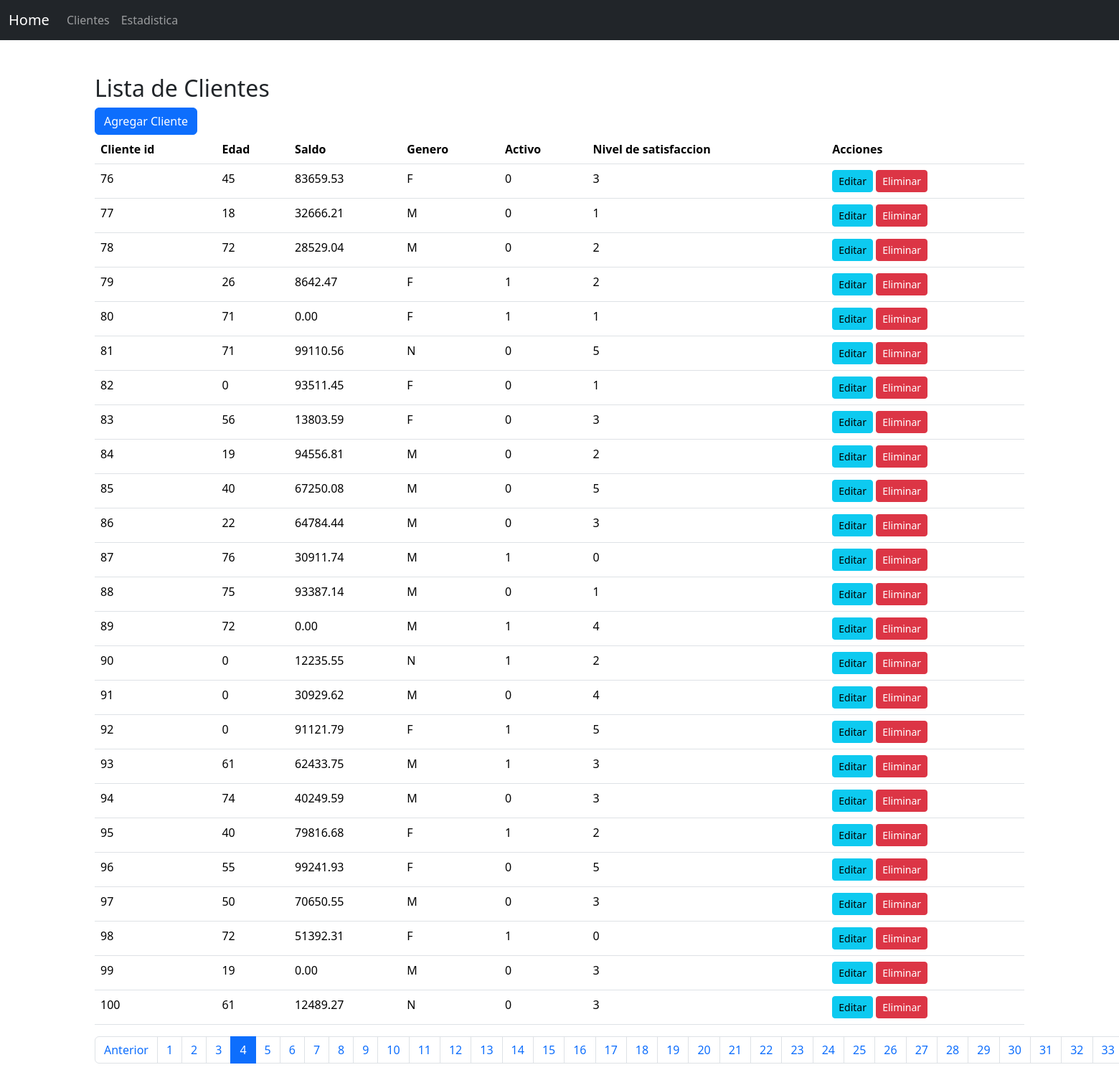
Screenshot of /clientes/?page=4 with the database file from the repository.
### api/models.py (models this page shows, shortened)
class Cliente(models.Model):
    ESTADO_CHOICES = [
        (1, 'Activo'),
        (0, 'Inactivo'),
    ]
    NIVEL_SATISFACCION_CHOICES = [
        (0,'No informado'),
        (1, 'Muy Insatisfecho'),
        (2, 'Insatisfecho'),
        (3, 'Neutral'),
        (4, 'Satisfecho'),
        (5, 'Muy Satisfecho'),
    ]
    GENERO_CHOICES = [
        ('M', 'Masculino'),
        ('F', 'Femenino'),
        ('N', 'No informado'),
    ]
    Cliente_id = models.AutoField(primary_key=True)
    Edad = models.PositiveSmallIntegerField()
    Saldo = models.DecimalField(max_digits=10, decimal_places=2)
    Genero = models.CharField(max_length=1, choices=GENERO_CHOICES, default='M')
    Activo = models.IntegerField(choices=ESTADO_CHOICES, default=1)
    Nivel_de_Satisfaccion = models.IntegerField(choices=NIVEL_SATISFACCION_CHOICES, default=3)

### api/views.py (the view)
# urls.py: path('clientes/', views.listar_clientes, name='listar_clientes'),
def listar_clientes(request):
    clientes = Cliente.objects.all()
    pg = Paginator(clientes, 25)
    page_number = request.GET.get('page')
    page_obj = pg.get_page(page_number)
    return render(request, 'listClientes.html', {'page_obj': page_obj})

### api/templates/listClientes.html (shortened to what this page needs)
{% extends "home.html" %}
{% block content %}
<div class="container mt-5">
  <h2>Lista de Clientes</h2>
  <a href="{% url 'agregar_cliente' %}" class="btn btn-primary">Agregar Cliente</a>
  <table class="table">
    <thead>
      <tr>
        <th scope="col">Cliente id</th>
        <th scope="col">Edad</th>
        <th scope="col">Saldo</th>
        <th scope="col">Genero</th>
        <th scope="col">Activo</th>
        <th scope="col">Nivel de satisfaccion</th>
        <th scope="col">Acciones</th>
      </tr>
    </thead>
    <tbody>
      {% for cliente in page_obj %}
        <tr>
          <td>{{ cliente.Cliente_id }}</td>
          <td>{{ cliente.Edad }}</td>
          <td>{{ cliente.Saldo }}</td>
          <td>{{ cliente.Genero }}</td>
          <td>{{ cliente.Activo }}</td>
          <td>{{ cliente.Nivel_de_Satisfaccion }}</td>
          <td>
            <a href="{% url 'editar_cliente' cliente.Cliente_id %}" class="btn btn-info btn-sm">Editar</a>
            <form action="{% url 'eliminar_cliente' cliente.Cliente_id %}" method="POST" style="display:inline;">
              <button type="submit" class="btn btn-danger btn-sm">Eliminar</button>
            </form>
          </td>
        </tr>
      {% endfor %}
    </tbody>
  </table>
  <nav>
    <ul class="pagination">
      {% if page_obj.has_previous %}
        <li class="page-item">
          <a class="page-link" href="?page={{ page_obj.previous_page_number }}">Anterior</a>
        </li>
      {% endif %}
      {% for num in page_obj.paginator.page_range %}
        <li class="page-item {% if page_obj.number == num %}active{% endif %}">
          <a class="page-link" href="?page={{ num }}">{{ num }}</a>
        </li>
      {% endfor %}
    </ul>
  </nav>
</div>
{% endblock %}

### rows the page displays
Cliente: Cliente_id "76", Edad "45", Saldo "83659.53", Genero "F", Activo "0", Nivel_de_Satisfaccion "3"
Cliente: Cliente_id "77", Edad "18", Saldo "32666.21", Genero "M", Activo "0", Nivel_de_Satisfaccion "1"
Cliente: Cliente_id "78", Edad "72", Saldo "28529.04", Genero "M", Activo "0", Nivel_de_Satisfaccion "2"
Cliente: Cliente_id "79", Edad "26", Saldo "8642.47", Genero "F", Activo "1", Nivel_de_Satisfaccion "2"
Cliente: Cliente_id "80", Edad "71", Saldo "0.00", Genero "F", Activo "1", Nivel_de_Satisfaccion "1"
Cliente: Cliente_id "81", Edad "71", Saldo "99110.56", Genero "N", Activo "0", Nivel_de_Satisfaccion "5"
Cliente: Cliente_id "82", Edad "0", Saldo "93511.45", Genero "F", Activo "0", Nivel_de_Satisfaccion "1"
Cliente: Cliente_id "83", Edad "56", Saldo "13803.59", Genero "F", Activo "0", Nivel_de_Satisfaccion "3"
Cliente: Cliente_id "84", Edad "19", Saldo "94556.81", Genero "M", Activo "0", Nivel_de_Satisfaccion "2"
Cliente: Cliente_id "85", Edad "40", Saldo "67250.08", Genero "M", Activo "0", Nivel_de_Satisfaccion "5"
Cliente: Cliente_id "86", Edad "22", Saldo "64784.44", Genero "M", Activo "0", Nivel_de_Satisfaccion "3"
Cliente: Cliente_id "87", Edad "76", Saldo "30911.74", Genero "M", Activo "1", Nivel_de_Satisfaccion "0"
Cliente: Cliente_id "88", Edad "75", Saldo "93387.14", Genero "M", Activo "0", Nivel_de_Satisfaccion "1"
Cliente: Cliente_id "89", Edad "72", Saldo "0.00", Genero "M", Activo "1", Nivel_de_Satisfaccion "4"
Cliente: Cliente_id "90", Edad "0", Saldo "12235.55", Genero "N", Activo "1", Nivel_de_Satisfaccion "2"
Cliente: Cliente_id "91", Edad "0", Saldo "30929.62", Genero "M", Activo "0", Nivel_de_Satisfaccion "4"
Cliente: Cliente_id "92", Edad "0", Saldo "91121.79", Genero "F", Activo "1", Nivel_de_Satisfaccion "5"
Cliente: Cliente_id "93", Edad "61", Saldo "62433.75", Genero "M", Activo "1", Nivel_de_Satisfaccion "3"
Cliente: Cliente_id "94", Edad "74", Saldo "40249.59", Genero "M", Activo "0", Nivel_de_Satisfaccion "3"
Cliente: Cliente_id "95", Edad "40", Saldo "79816.68", Genero "F", Activo "1", Nivel_de_Satisfaccion "2"
Cliente: Cliente_id "96", Edad "55", Saldo "99241.93", Genero "F", Activo "0", Nivel_de_Satisfaccion "5"
Cliente: Cliente_id "97", Edad "50", Saldo "70650.55", Genero "M", Activo "0", Nivel_de_Satisfaccion "3"
Cliente: Cliente_id "98", Edad "72", Saldo "51392.31", Genero "F", Activo "1", Nivel_de_Satisfaccion "0"
Cliente: Cliente_id "99", Edad "19", Saldo "0.00", Genero "M", Activo "0", Nivel_de_Satisfaccion "3"
Cliente: Cliente_id "100", Edad "61", Saldo "12489.27", Genero "N", Activo "0", Nivel_de_Satisfaccion "3"

### other values shown
{{ num }} "1" "2" "3" "4" "5" "6" "7" "8" "9" "10" "11" "12" "13" "14" "15" "16" "17" "18" "19" "20" "21" "22" "23" "24" "25" "26" "27" "28" "29" "30" "31" "32" "33"
